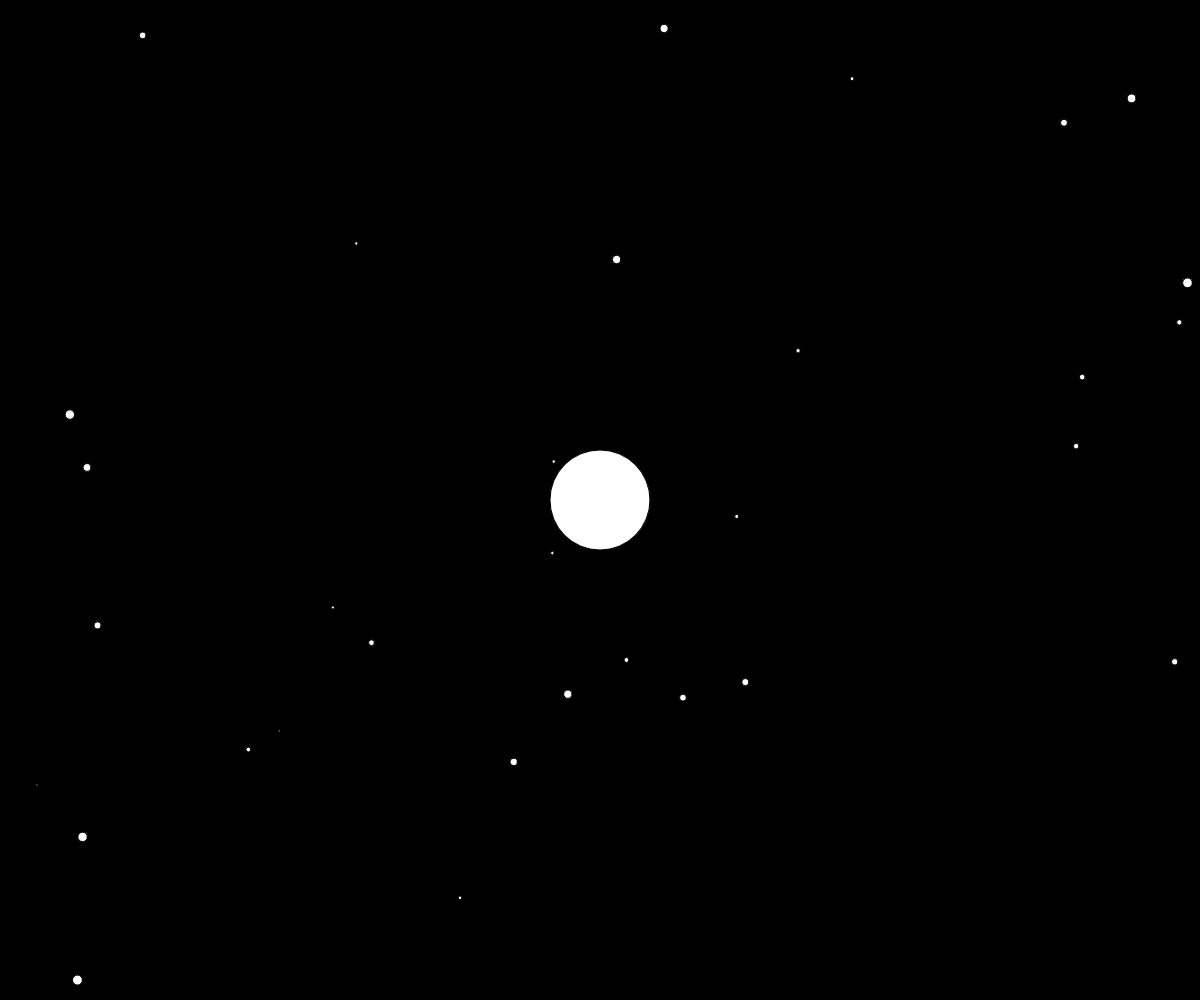
Frame 1 (no input)
Frame 60 (no input): identical to frame 1, image omitted
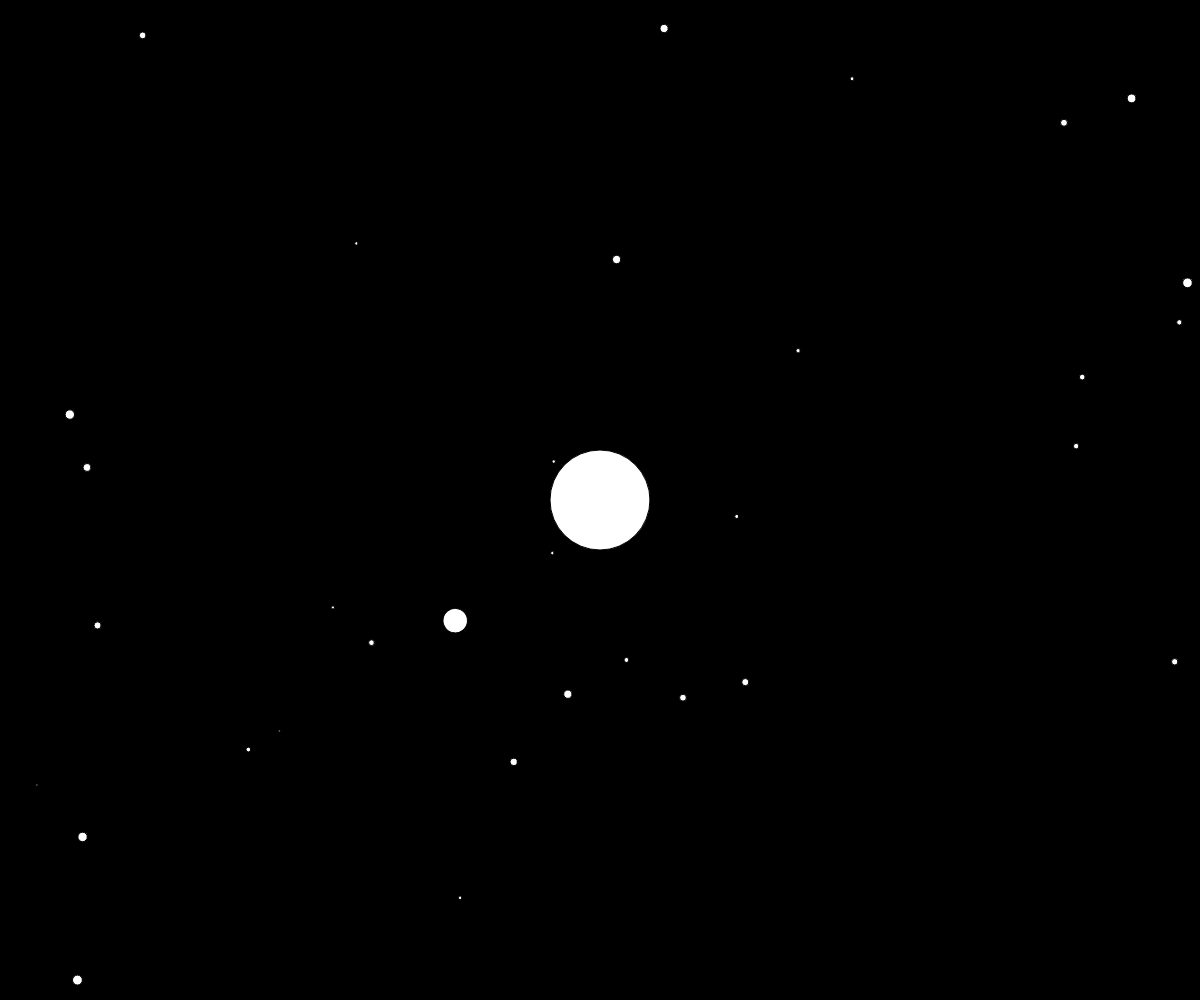
Frame 120 (the mouse pressed at the canvas centre since frame 60)

The p5.js sketch that drew these frames (run headless with seeded random() and noise() and a simulated clock; from frame 60 on, the mouse is pressed at the canvas centre):

// p5.js sketch
// ── sketch.js
// Planets and Moons
// Adrian Chan
// October, 17, 2025

// Objects within objects
// Overiting objects
// Basic transformations

// GLOBAL VARIABLES
let myPlanet;
let stars = [];


function setup() {
  createCanvas(windowWidth, windowHeight);
  angleMode(DEGREES);
  myPlanet = new Planet(width/2, height/2);
  for (let i = 0; i < random(20, 100); i++){
    stars.push(new Star());
  }
}

function draw() {
  background(0);
  for (let s of stars){
    s.display();
  }
  
  myPlanet.display();
}

function mousePressed(){
  // regular click = add a moon
  // Shift click = destroy and reset the moon
  if (keyIsPressed && keyCode === SHIFT){
    myPlanet = new Planet(myPlanet.x, myPlanet.y);
  }
  else{
    myPlanet.createMoon();
  }
}

function keyPressed(){
  if(keyCode!== SHIFT){
    myPlanet.x = mouseX;
    myPlanet.y = mouseY;
  }
}

class Planet{
  // Constructor
  constructor(x,y){
    this.x = x;
    this.y = y;
    this.s = 100;
    this.moons = [];

  }

  // Class methods
  display(){
    // Draw planets and all of its moons
  
    circle(this.x, this.y, this.s);

    // Moons
    for (let m of this.moons){
      m.update(this.x, this.y)
    }
  }

  createMoon(){
    this.moons.push(new Moon(this.x, this.y));
  }
}



class Moon{
  // Constructor
  constructor(){
    this.speed = random(1, 5);
    this.angle = 0;
    this.orbitRadius = random(80, 250);
    this.s = random(5, 50);

  }

  // Class methods
  display(x,y){
    push();
    translate(x, y);
    rotate(this.angle);
    circle(this.orbitRadius, 0, this.s);
    pop();

  }

  move(){
    this.angle += this.speed;

  }

  update(x, y){
    // Helper function to handle helping calling class methods internally
    this.move();
    this.display(x,y);
  }
}

class Star{
  constructor(){
    this.x = random(width);
    this.y = random(height);
    this.s = random(2, 10);

  }

  display(){
    circle(this.x, this.y, this.s)
  }

}
